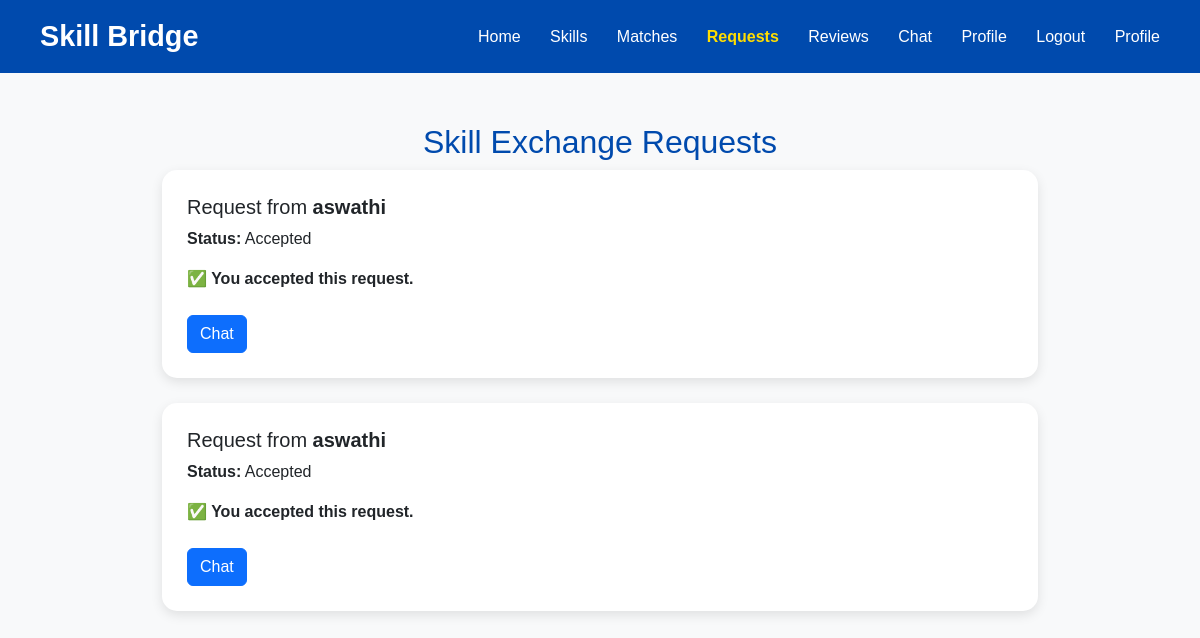
Page /requests/ (signed in) on the committed database.
### myapp/models.py (models this page shows, shortened)
class ExchangeRequest(models.Model):
    sender = models.ForeignKey(User, on_delete=models.CASCADE, related_name='sent_requests')
    receiver = models.ForeignKey(User, on_delete=models.CASCADE, related_name='received_requests')
    status = models.CharField(max_length=20, choices=[
        ('pending', 'Pending'),
        ('accepted', 'Accepted'),
        ('rejected', 'Rejected'),
    ], default='pending')
    created_at = models.DateTimeField(auto_now_add=True)

### myapp/views.py (the view)
# urls.py: path('requests/', views.requests_page, name='requests_page'),
@login_required
def requests_page(request):
    user_requests = ExchangeRequest.objects.filter(receiver=request.user).order_by('-created_at')
    return render(request, 'requests.html', {'requests': user_requests})

### template/requests.html (shortened to what this page needs)
<!DOCTYPE html>
<html lang="en">
<head>
  <link href="https://cdn.jsdelivr.net/npm/bootstrap@5.3.2/dist/css/bootstrap.min.css" rel="stylesheet">
</head>
<body>
  <header>
    <div class="logo">Skill Bridge</div>
    <div class="nav-links">
      <a href="{% url 'home' %}">Home</a>
     <a href="{% url 'skills' %}">Skills</a>
<a href="{% url 'find_matches' %}">Matches</a>
    <a href="{% url 'requests_page' %}" style="color:#ffdd00; font-weight:600;">Requests</a>
    <a  href="{% url 'review' %}">Reviews</a>
       <a href="{% url 'chat' %}">Chat</a>
           <a href="{% url 'profile' request.user.id %}">Profile</a>
                       <a href="{% url 'logout' %}">Logout</a>
      <a href="#">Profile</a>
    </div>
  </header>
  <div class="container">
<h2 style="color:#004aad; text-align:center;">Skill Exchange Requests</h2>
    {% if requests %}
      {% for req in requests %}
      <div class="request-card">
        <h5>Request from <strong>{{ req.sender.username }}</strong></h5>
        <p><strong>Status:</strong> {{ req.status|title }}</p>
        {% if req.status == "pending" %}
        <div class="btn-container">
          <a href="{% url 'accept_request' req.id %}" class="btn btn-accept me-2">Accept</a>
          <a href="{% url 'reject_request' req.id %}" class="btn btn-reject">Reject</a>
        </div>
        {% elif req.status == "accepted" %}
          <p><strong>✅ You accepted this request.</strong></p>
              <a href="{% url 'chat' %}" class="btn btn-primary mt-2">Chat</a>
        {% else %}
          <p><strong>❌ You rejected this request.</strong></p>
        {% endif %}
      </div>
      {% endfor %}
    {% else %}
      <p class="text-center text-muted">No requests received yet.</p>
    {% endif %}
  </div>
</body>
</html>

### template/requests.html (style rules this page uses)
body { background-color: #f8f9fa; font-family: 'Poppins', sans-serif; }
header { background-color: #004aad; color: white; padding: 15px 40px; display: flex; justify-content: space-between; align-items: center; }
.logo { font-size: 1.8rem; font-weight: 700; }
.nav-links a { color: white; text-decoration: none; margin-left: 25px; font-weight: 500; }
.container { margin-top: 50px; max-width: 900px; }
.request-card { background-color: white; border-radius: 15px; box-shadow: 0 4px 12px rgba(0,0,0,0.1); padding: 25px; margin-bottom: 25px; }

### rows in the picture
ExchangeRequest: sender.username "aswathi", status "Accepted", shows "✅ You accepted this request."
ExchangeRequest: sender.username "aswathi", status "Accepted", shows "✅ You accepted this request."
